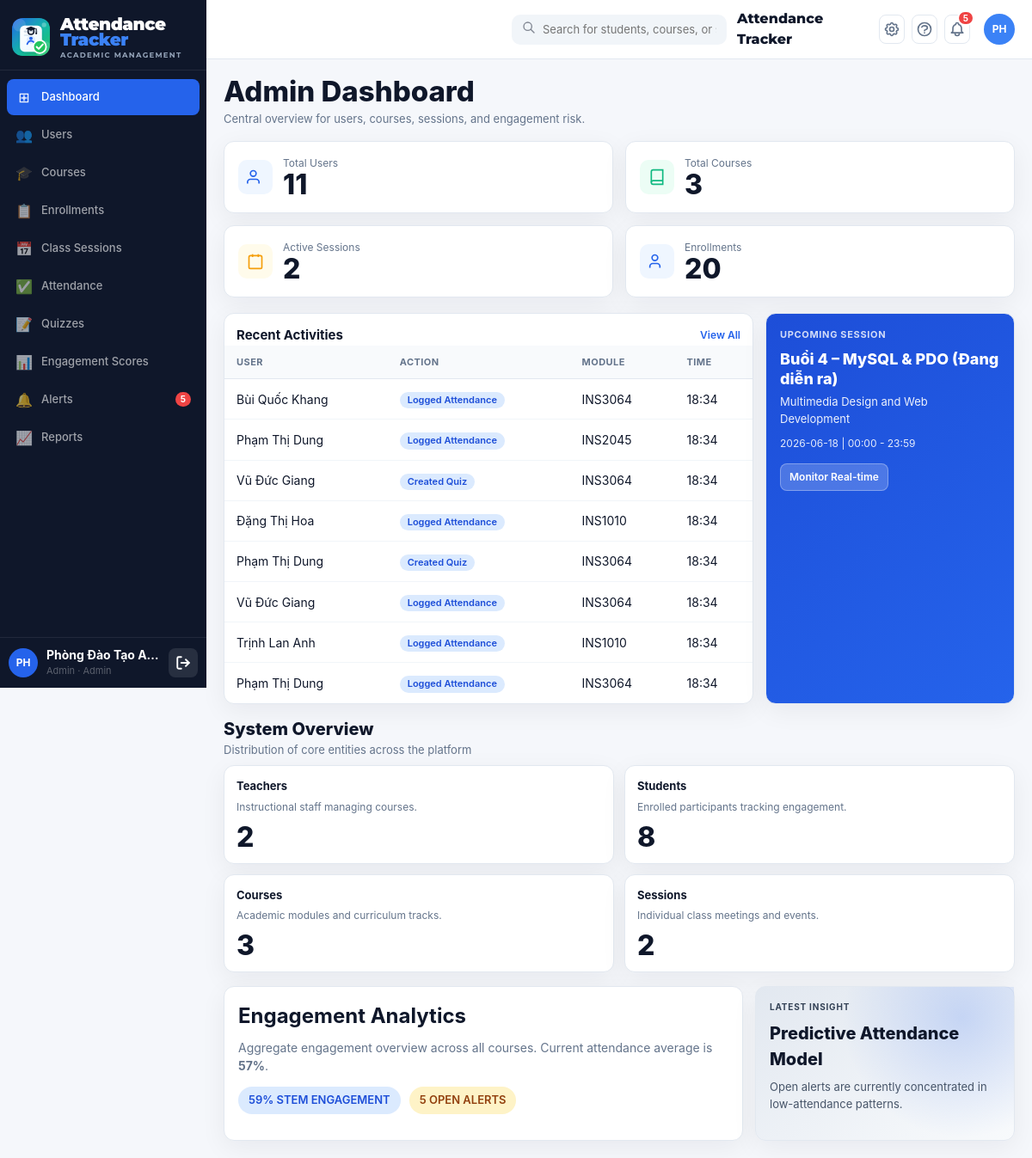
The app's page /public/admin/dashboard.php (signed in) with its own data.
### tables this page shows
CREATE TABLE IF NOT EXISTS `class_sessions` (
    `id`           INT UNSIGNED NOT NULL AUTO_INCREMENT,
    `course_id`    INT UNSIGNED NOT NULL,
    `teacher_id`   INT UNSIGNED NOT NULL,
    `session_date` DATE         NOT NULL,
    `start_time`   TIME         NOT NULL,
    `end_time`     TIME         NOT NULL,
    `title`        VARCHAR(200) DEFAULT NULL,
    `description`  TEXT         DEFAULT NULL,
    `location`     VARCHAR(100) DEFAULT NULL,
    `status`       ENUM('upcoming','active','ended') NOT NULL DEFAULT 'upcoming',
    `notes`        TEXT         DEFAULT NULL,
    `created_at`   DATETIME     NOT NULL DEFAULT CURRENT_TIMESTAMP,
    `updated_at`   DATETIME     NOT NULL DEFAULT CURRENT_TIMESTAMP ON UPDATE CURRENT_TIMESTAMP,
    PRIMARY KEY (`id`),
    INDEX `idx_cs_course`  (`course_id`),
    INDEX `idx_cs_date`    (`session_date`),
    INDEX `idx_cs_status`  (`status`),
    CONSTRAINT `fk_cs_course`   FOREIGN KEY (`course_id`)  REFERENCES `courses`(`id`) ON DELETE CASCADE,
    CONSTRAINT `fk_cs_teacher`  FOREIGN KEY (`teacher_id`) REFERENCES `users`(`id`)
);

CREATE TABLE IF NOT EXISTS `courses` (
    `id`                       INT UNSIGNED  NOT NULL AUTO_INCREMENT,
    `course_code`              VARCHAR(20)   NOT NULL,
    `course_name`              VARCHAR(150)  NOT NULL,
    `credits`                  TINYINT       NOT NULL DEFAULT 3,
    `semester`                 VARCHAR(20)   NOT NULL   COMMENT 'VD: 2025-2',
    `room`                     VARCHAR(50)   DEFAULT NULL,
    `schedule_info`            VARCHAR(200)  DEFAULT NULL COMMENT 'VD: Thứ 5, 07:30-09:30',
    `absence_threshold`        INT           NOT NULL DEFAULT 3
                               COMMENT 'Số buổi vắng tối đa – vượt ngưỡng thì tạo alert low_attendance',
    `low_engagement_threshold` DECIMAL(5,2)  NOT NULL DEFAULT 40.00
                               COMMENT 'Ngưỡng engagement_index (0-100) – thấp hơn thì tạo alert low_engagement',
    `attend_score`             DECIMAL(4,2)  NOT NULL DEFAULT 2.00
                               COMMENT 'Điểm mặc định/fallback mỗi lần điểm danh đúng giờ',
    `quiz_correct_score`       DECIMAL(4,2)  NOT NULL DEFAULT 2.00
                               COMMENT 'Điểm mặc định/fallback mỗi câu quiz đúng',
    `discussion_score`         DECIMAL(4,2)  NOT NULL DEFAULT 1.00
                               COMMENT 'Điểm mặc định/fallback mỗi lần tham gia thảo luận',
    `is_active`                TINYINT(1)    NOT NULL DEFAULT 1,
    `created_at`               DATETIME      NOT NULL DEFAULT CURRENT_TIMESTAMP,
    `updated_at`               DATETIME      NOT NULL DEFAULT CURRENT_TIMESTAMP ON UPDATE CURRENT_TIMESTAMP,
    PRIMARY KEY (`id`),
    UNIQUE KEY `uq_course_semester` (`course_code`, `semester`),
    INDEX `idx_semester`  (`semester`),
    INDEX `idx_is_active` (`is_active`)
);

### public/admin/dashboard.php (called while the page is built, shortened)
<?php
require_once dirname(dirname(__DIR__)) . '/config/database.php';
require_once APP_ROOT . '/views/admin/dashboard.php';

### config/database.php (called while the page is built, shortened)
<?php
class Database
{
    private static ?Database $instance = null;
    private PDO $pdo;
    private function __construct()
    {
        $dsn = sprintf(
            'mysql:host=%s;port=%s;dbname=%s;charset=%s',
            DB_HOST, DB_PORT, DB_NAME, DB_CHARSET
        );
        $options = [
            PDO::ATTR_ERRMODE            => PDO::ERRMODE_EXCEPTION,
            PDO::ATTR_DEFAULT_FETCH_MODE => PDO::FETCH_ASSOC,
            PDO::ATTR_EMULATE_PREPARES   => false,
        ];
        try {
            $this->pdo = new PDO($dsn, DB_USER, DB_PASS, $options);
        } catch (PDOException $e) {
            if (APP_ENV === 'development') {
                die('<h3 style="color:red">Database Error: ' . $e->getMessage() . '</h3>');
            } else {
                die('<h3>Lỗi hệ thống. Vui lòng thử lại sau.</h3>');
            }
        }
    }
    public static function getInstance(): Database
    {
        if (self::$instance === null) {
            self::$instance = new self();
        }
        return self::$instance;
    }
    public function query(string $sql, array $params = []): \PDOStatement
    {
        $stmt = $this->pdo->prepare($sql);
        $stmt->execute($params);
        return $stmt;
    }
}

### views/admin/dashboard.php (the view, shortened to what this page needs)
<?php
$db = Database::getInstance();
$totalUsers = (int)$db->query("SELECT COUNT(*) FROM users")->fetchColumn();
$totalCourses = (int)$db->query("SELECT COUNT(*) FROM courses")->fetchColumn();
$activeSessions = (int)$db->query("SELECT COUNT(*) FROM class_sessions WHERE status='active'")->fetchColumn();
$totalEnrollments = (int)$db->query("SELECT COUNT(*) FROM enrollments")->fetchColumn();
$totalTeachers = (int)$db->query("SELECT COUNT(*) FROM users WHERE role='teacher'")->fetchColumn();
$totalStudents = (int)$db->query("SELECT COUNT(*) FROM users WHERE role='student'")->fetchColumn();
$avgEngagement = (float)($db->query("SELECT ROUND(AVG(engagement_index), 0) FROM engagement_scores")->fetchColumn() ?: 0);
$openAlerts = (int)$db->query("SELECT COUNT(*) FROM alerts WHERE status='pending'")->fetchColumn();
$avgAttendance = (float)($db->query("SELECT ROUND(AVG(CASE WHEN status='present' THEN 100 ELSE 0 END), 0) FROM attendance_records")->fetchColumn() ?: 0);
$recentActivities = $db->query(
    "SELECT
        il.action_type,
        il.created_at,
        u.full_name,
        c.course_code
     FROM interaction_logs il
     JOIN users u ON u.id = il.user_id
     LEFT JOIN class_sessions cs ON cs.id = il.session_id
     LEFT JOIN courses c ON c.id = cs.course_id
     ORDER BY il.created_at DESC
     LIMIT 8"
)->fetchAll(PDO::FETCH_ASSOC);
$upcoming = $db->query(
    "SELECT cs.title, cs.session_date, cs.start_time, cs.end_time, c.course_name
     FROM class_sessions cs
     JOIN courses c ON c.id = cs.course_id
     WHERE cs.status IN ('upcoming', 'active')
     ORDER BY cs.session_date ASC, cs.start_time ASC
     LIMIT 1"
)->fetch(PDO::FETCH_ASSOC);
require APP_ROOT . '/views/layouts/header.php';
function activity_label(string $type): string
{
    return match ($type) {
        'check_in' => 'Logged Attendance',
        'submit_quiz' => 'Created Quiz',
        'discussion' => 'Discussion Activity',
        'answer_question' => 'Answered Question',
        default => 'Session Update',
    };
}
?>
<div class="admin-page-title">
  <div class="left">
    <h1>Admin Dashboard</h1>
    <p>Central overview for users, courses, sessions, and engagement risk.</p>
  </div>
</div>
<div class="stat-cards">
  <div class="card stat-card">
    <div class="stat-icon" style="background:#eff6ff">
      <svg fill="none" viewBox="0 0 24 24" stroke="#2563eb" stroke-width="2"><path d="M17 21v-2a4 4 0 0 0-4-4H5a4 4 0 0 0-4 4v2"/><circle cx="9" cy="7" r="4"/></svg>
    </div>
    <div><div class="stat-label">Total Users</div><div class="stat-value"><?= $totalUsers ?></div></div>
  </div>
  <div class="card stat-card">
    <div class="stat-icon" style="background:#ecfdf5">
      <svg fill="none" viewBox="0 0 24 24" stroke="#10b981" stroke-width="2"><path d="M4 19.5A2.5 2.5 0 0 1 6.5 17H20"/><path d="M6.5 2H20v20H6.5A2.5 2.5 0 0 1 4 19.5v-15A2.5 2.5 0 0 1 6.5 2z"/></svg>
    </div>
    <div><div class="stat-label">Total Courses</div><div class="stat-value"><?= $totalCourses ?></div></div>
  </div>
  <div class="card stat-card">
    <div class="stat-icon" style="background:#fffbeb">
      <svg fill="none" viewBox="0 0 24 24" stroke="#f59e0b" stroke-width="2"><rect x="3" y="4" width="18" height="18" rx="2"/><line x1="16" y1="2" x2="16" y2="6"/><line x1="8" y1="2" x2="8" y2="6"/></svg>
    </div>
    <div><div class="stat-label">Active Sessions</div><div class="stat-value"><?= $activeSessions ?></div></div>
  </div>
  <div class="card stat-card">
    <div class="stat-icon" style="background:#eff6ff">
      <svg fill="none" viewBox="0 0 24 24" stroke="#2563eb" stroke-width="2"><path d="M16 21v-2a4 4 0 0 0-4-4H6a4 4 0 0 0-4 4v2"/><circle cx="9" cy="7" r="4"/></svg>
    </div>
    <div><div class="stat-label">Enrollments</div><div class="stat-value"><?= $totalEnrollments ?></div></div>
  </div>
</div>
<div class="dashboard-grid">
  <div class="card">
    <div style="padding:14px 14px 0;display:flex;justify-content:space-between;align-items:center">
      <h3 style="margin:0;font-size:15px">Recent Activities</h3>
      <a href="<?= APP_URL ?>/index.php?page=admin_engagement_scores" style="font-size:12px;color:#2563eb;font-weight:600;text-decoration:none">View All</a>
    </div>
    <div class="table-wrap">
      <table>
        <thead>
          <tr>
            <th>User</th>
            <th>Action</th>
            <th>Module</th>
            <th>Time</th>
          </tr>
        </thead>
        <tbody>
        <?php foreach ($recentActivities as $row): ?>
          <tr>
            <td><?= htmlspecialchars((string)$row['full_name']) ?></td>
            <td><span class="badge badge-primary"><?= htmlspecialchars(activity_label((string)$row['action_type'])) ?></span></td>
            <td><?= htmlspecialchars((string)($row['course_code'] ?: 'N/A')) ?></td>
            <td><?= htmlspecialchars(date('H:i', strtotime((string)$row['created_at']))) ?></td>
          </tr>
        <?php endforeach; ?>
        </tbody>
      </table>
    </div>
  </div>
  <div class="card dashboard-right-card">
    <div style="font-size:11px;opacity:.8;text-transform:uppercase;font-weight:700;letter-spacing:.06em">Upcoming Session</div>
    <?php if ($upcoming): ?>
      <div style="font-size:18px;font-weight:800;margin-top:8px;line-height:1.3"><?= htmlspecialchars((string)($upcoming['title'] ?: 'Class Session')) ?></div>
      <div style="font-size:13px;margin-top:6px;opacity:.92"><?= htmlspecialchars((string)$upcoming['course_name']) ?></div>
      <div style="font-size:12px;margin-top:10px;opacity:.88">
        <?= htmlspecialchars((string)$upcoming['session_date']) ?> |
        <?= substr((string)$upcoming['start_time'], 0, 5) ?> - <?= substr((string)$upcoming['end_time'], 0, 5) ?>
      </div>
    <?php else: ?>
      <div style="font-size:14px;margin-top:10px;opacity:.9">No upcoming sessions scheduled.</div>
    <?php endif; ?>
    <a href="<?= APP_URL ?>/index.php?page=admin_sessions" class="btn btn-sm" style="margin-top:14px;background:rgba(255,255,255,.2);border-color:rgba(255,255,255,.3);color:#fff">Monitor Real-time</a>
  </div>
</div>
<div style="display:flex;justify-content:space-between;align-items:center;margin-bottom:8px">
  <div>
    <div style="font-size:20px;font-weight:800">System Overview</div>
    <div style="font-size:13px;color:#64748b">Distribution of core entities across the platform</div>
  </div>
</div>
<div class="system-overview-grid">
  <div class="card overview-box">
    <div class="overview-title">Teachers</div>
    <div class="overview-sub">Instructional staff managing courses.</div>
    <div class="stat-value"><?= $totalTeachers ?></div>
  </div>
  <div class="card overview-box">
    <div class="overview-title">Students</div>
    <div class="overview-sub">Enrolled participants tracking engagement.</div>
    <div class="stat-value"><?= $totalStudents ?></div>
  </div>
  <div class="card overview-box">
    <div class="overview-title">Courses</div>
    <div class="overview-sub">Academic modules and curriculum tracks.</div>
    <div class="stat-value"><?= $totalCourses ?></div>
  </div>
  <div class="card overview-box">
    <div class="overview-title">Sessions</div>
    <div class="overview-sub">Individual class meetings and events.</div>
    <div class="stat-value"><?= $activeSessions ?></div>
  </div>
</div>
<div class="insight-grid">
  <div class="card insight-tile">
    <h3 style="margin:0 0 8px;font-size:24px">Engagement Analytics</h3>
    <p style="margin:0 0 14px;color:#64748b">
      Aggregate engagement overview across all courses. Current attendance average is <strong><?= $avgAttendance ?>%</strong>.
    </p>
    <div style="display:flex;gap:10px;flex-wrap:wrap">
      <span class="badge badge-primary" style="padding:8px 12px;font-size:13px"><?= $avgEngagement ?>% STEM ENGAGEMENT</span>
      <span class="badge badge-warning" style="padding:8px 12px;font-size:13px"><?= $openAlerts ?> OPEN ALERTS</span>
    </div>
  </div>
  <div class="card insight-hero">
    <div style="position:relative;z-index:1">
      <div style="font-size:10px;letter-spacing:.08em;text-transform:uppercase;color:#334155;font-weight:700">Latest Insight</div>
      <div style="font-size:20px;font-weight:800;margin-top:8px">Predictive Attendance Model</div>
      <div style="margin-top:8px;color:#475569;font-size:13px">Open alerts are currently concentrated in low-attendance patterns.</div>
    </div>
  </div>
</div>
<?php require APP_ROOT . '/views/layouts/footer.php'; ?>

### public/assets/css/style.css (style rules this page uses)
:root { --primary: #2563eb; --primary-dark: #1d4ed8; --primary-soft: #eff6ff; --sidebar-bg: #0f172a; --text: #0f172a; --text-muted: #64748b; --line: #e2e8f0; --bg: #f5f7fb; --card: #ffffff; --success: #10b981; --warning: #f59e0b; --danger: #ef4444; --radius: 12px; --shadow: 0 8px 30px rgba(15, 23, 42, 0.06); }
*, *::before, *::after { box-sizing: border-box; }
body { margin: 0; font-family: "Inter", "Segoe UI", system-ui, sans-serif; background: var(--bg); color: var(--text); font-size: 14px; line-height: 1.5; }
a { color: inherit; }
.card { background: var(--card); border: 1px solid var(--line); border-radius: var(--radius); box-shadow: var(--shadow); }
.btn { display: inline-flex; align-items: center; justify-content: center; gap: 8px; border-radius: 10px; border: 1px solid transparent; padding: 9px 14px; cursor: pointer; text-decoration: none; font-weight: 600; font-size: 13px; transition: all 0.18s ease; }
.btn-sm { padding: 6px 10px; font-size: 12px; border-radius: 8px; }
.badge { display: inline-flex; align-items: center; justify-content: center; padding: 3px 9px; border-radius: 999px; font-size: 11px; font-weight: 600; line-height: 1.2; }
.badge-primary { background: #dbeafe; color: #1d4ed8; }
.badge-warning { background: #fef3c7; color: #92400e; }
.table-wrap { overflow-x: auto; }
table { width: 100%; border-collapse: collapse; }
thead tr { background: #f8fafc; }
th { text-align: left; padding: 11px 14px; font-size: 11px; text-transform: uppercase; letter-spacing: 0.04em; color: #64748b; border-bottom: 1px solid var(--line); }
td { padding: 12px 14px; border-bottom: 1px solid #f1f5f9; vertical-align: middle; }
tbody tr:last-child td { border-bottom: none; }
.stat-cards { display: grid; grid-template-columns: repeat(4, minmax(0, 1fr)); gap: 14px; margin-bottom: 18px; }
.stat-card { padding: 16px; display: flex; align-items: center; gap: 12px; }
.stat-icon { width: 40px; height: 40px; border-radius: 10px; display: inline-flex; align-items: center; justify-content: center; }
.stat-icon svg { width: 20px; height: 20px; }
.stat-label { color: var(--text-muted); font-size: 12px; }
.stat-value { font-weight: 800; font-size: 32px; line-height: 1; }
.admin-page-title { display: flex; align-items: center; justify-content: space-between; gap: 14px; margin-bottom: 16px; }
.admin-page-title .left h1 { margin: 0 0 4px; font-size: 33px; font-weight: 800; line-height: 1.08; }
.admin-page-title .left p { margin: 0; color: var(--text-muted); font-size: 13px; }
.dashboard-grid { display: grid; grid-template-columns: minmax(0, 1fr) 290px; gap: 14px; margin-bottom: 14px; }
.dashboard-right-card { background: linear-gradient(140deg, #1d4ed8, #2563eb); color: #fff; padding: 16px; }
.system-overview-grid { display: grid; grid-template-columns: repeat(4, minmax(0, 1fr)); gap: 12px; margin-bottom: 16px; }
.overview-box { padding: 14px; }
.overview-title { font-size: 13px; font-weight: 700; margin-bottom: 5px; }
.overview-sub { color: #64748b; font-size: 12px; margin-bottom: 10px; }
.insight-grid { display: grid; grid-template-columns: 2fr 1fr; gap: 14px; }
.insight-tile { padding: 16px; }
.insight-hero { border-radius: 12px; padding: 16px; background: linear-gradient(145deg, #e2e8f0, #f8fafc); min-height: 180px; position: relative; }
.insight-hero::after { content: ""; position: absolute; inset: 0; background: radial-gradient(circle at 80% 20%, rgba(37, 99, 235, 0.2), transparent 50%); }
@media (max-width: 1200px) { .stat-cards { grid-template-columns: repeat(2, minmax(0, 1fr)); } }
@media (max-width: 1200px) { .system-overview-grid { grid-template-columns: repeat(2, minmax(0, 1fr)); } }

### records on screen
class_sessions: title "Buổi 4 – MySQL & PDO (Đang diễn ra)", course.course_name "Multimedia Design and Web Development", session_date "2026-06-18", start_time "00:00", end_time "23:59"

### other values on screen
$item['icon'] "⊞"
$item['label'] "Dashboard"
$item['icon'] "👥"
$item['label'] "Users"
$item['icon'] "🎓"
$item['label'] "Courses"
$item['icon'] "📋"
$item['label'] "Enrollments"
$item['icon'] "📅"
$item['label'] "Class Sessions"
$item['icon'] "✅"
$item['label'] "Attendance"
$item['icon'] "📝"
$item['label'] "Quizzes"
$item['icon'] "📊"
